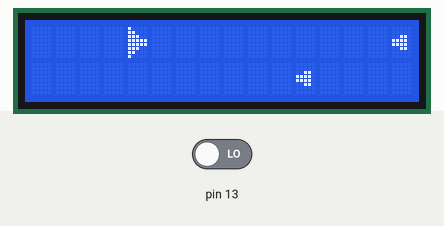
Simulated run of this sketch. Board: Arduino Uno, built with avr-gcc and run on an emulated ATmega328P. Parts: 16×2 character LCD. The inputs (shaded band) are chosen by the test bench; at power-on: pin 13 LOW. Random numbers use the default seed unless the sketch sets one.

Above: at 1.2 s.
1.3 s: pin 13 driven HIGH
At 3.3 s:
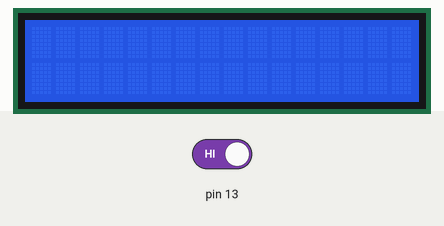
At 3.8 s:
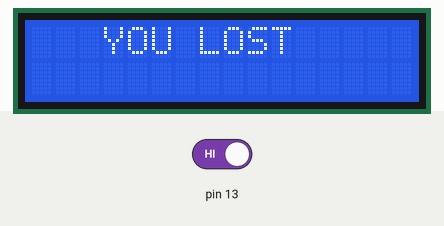
4.3 s: pin 13 driven LOW
5.9 s: pin 13 driven HIGH
At 7.3 s:
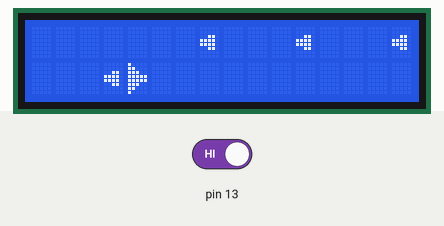
Timing chart, 0 to 8.9 s (numbered marks = the images above; inputs shaded):
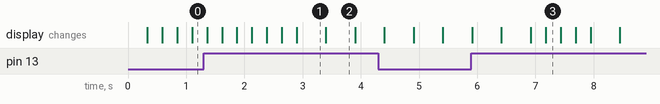

The sketch:

oyundeneme.ino
```cpp
//ALL CODE HAS BEEN WRITED BY YUSUF KARAMEHMETOGLU.
//IT'S NOT ALLOWED TO SHARE THE SAME CODE WITHOUT INDICATING THE AUTHOR.
#include <LiquidCrystal.h>
byte oyuncu[] = {
  B10000,
  B11000,
  B11100,
  B11111,
  B11111,
  B11100,
  B11000,
  B10000
};
byte dusman[] = {
  B00000,
  B00000,
  B00110,
  B11110,
  B11110,
  B00110,
  B00000,
  B00000
};
LiquidCrystal lcd(12, 11, 5, 4, 3, 2);

void setup() {
Serial.begin(9600);
lcd.createChar(0,oyuncu);
lcd.createChar(1,dusman);
lcd.begin(16, 2);
pinMode(13, INPUT);
}
int Kaybettin(){
  for(int i=0;i<2;i++){
  lcd.clear();
  delay(500);
  lcd.setCursor(3,0);
  lcd.print("YOU LOST");
  delay(500);
  }
  return 0;
}


int z[4];
int n=0;
int val=0;

void loop() {
  a:
  while(Kaybettin){
  val=val+digitalRead(13);
  for(int i=0;i<2;i++){
     lcd.clear();
     lcd.setCursor(4,val%2);
     lcd.write(byte(0));
     for(int j=0;j<4;j++){

      if((n-j*4)%16==0){
            z[j]=rand()%2;
        }
        if(15-(n-j*4)%16==4&&z[j]==val%2){
          Kaybettin();
          goto a;
        }
        lcd.setCursor(15-((n-j*4)%16),z[j]);
        lcd.write(byte(1));
     }
  }
  n++;
  delay(250);
  }
}
```

Measured:
- what the display in image 1 shows lasts 0.5 s, from 2.9 s to 3.4 s
